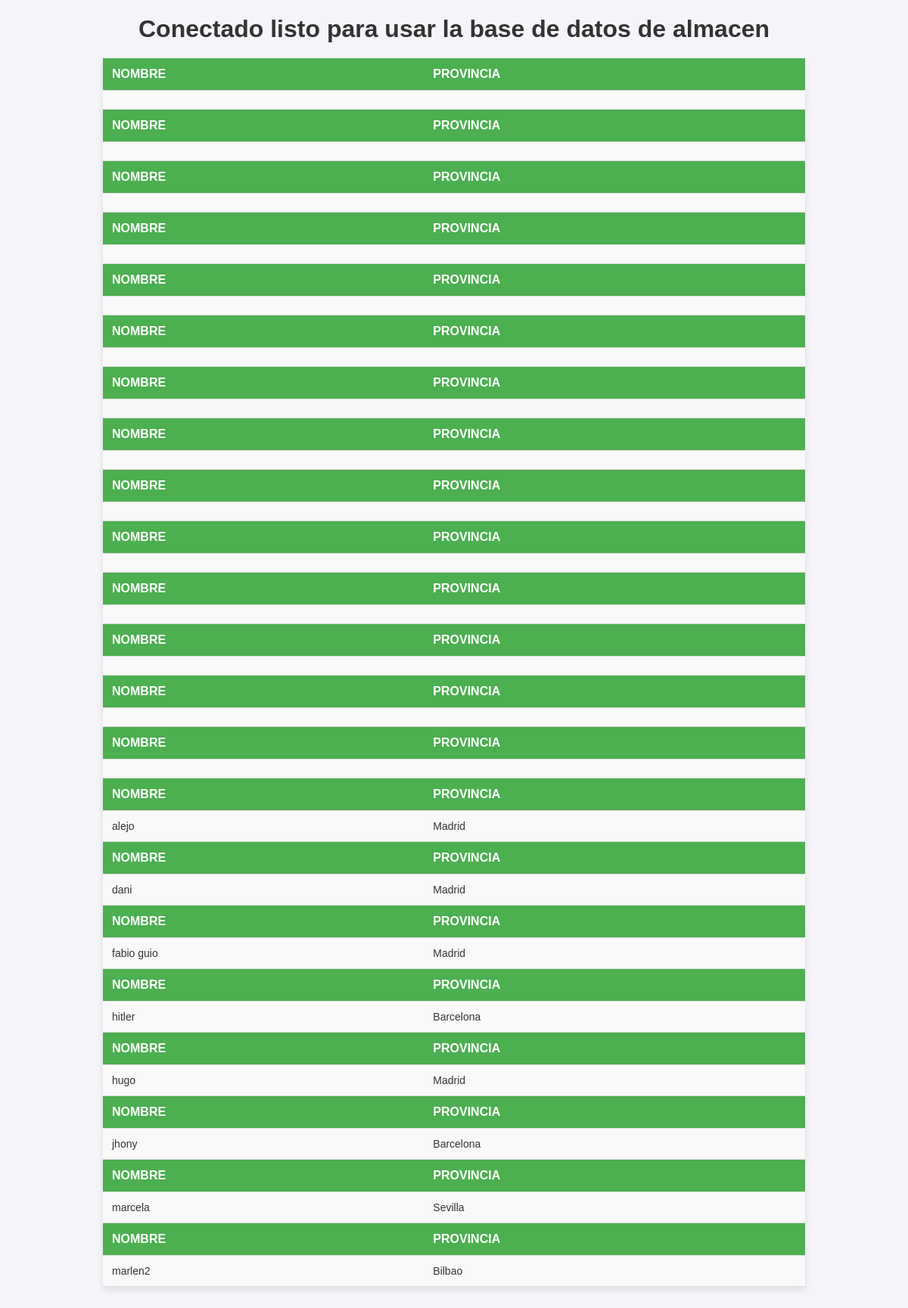
The app's page /consulta3.php with its own data.
### tables this page shows
CREATE TABLE `compania` (
  `nombre` varchar(75) DEFAULT NULL,
  `Edad` int(100) DEFAULT NULL,
  `Fecha` date DEFAULT NULL,
  `VIP` text,
  `Provincia` varchar(20) DEFAULT NULL
);

### consulta3.php (the view, shortened to what this page needs)
<html>
	<head>
	</head>
	<body>
	<?php
		include 'conexion2.php';
		$consulta = $conexion2 -> query("SELECT nombre, Provincia FROM compania ORDER BY nombre ASC;") or die ("Ha fallado la conexión");
			while ( $registro = $consulta -> fetch_assoc() ) {
				echo '<table>'.
				"<th>nombre</th>
				 <th>Provincia</th>".
				"<tr>".
				"<td>".$registro['nombre']."</td>".
				"<td>".$registro['Provincia']."</td>".
			    "</tr>".
			    "</table>";
               }
	?>
	<br>
	</body>
	</html>

### consulta3.php (style rules this page uses)
body { font-family: Arial, sans-serif; background-color: #f4f4f9; margin: 0; padding: 20px; color: #333; }
table { width: 80%; margin: 0 auto; border-collapse: collapse; background-color: #fff; box-shadow: 0 4px 8px rgba(0, 0, 0, 0.1); }
th, td { padding: 12px; text-align: left; border-bottom: 1px solid #ddd; }
th { background-color: #4CAF50; color: white; text-transform: uppercase; font-size: 16px; }
td { font-size: 14px; }
tr:nth-child(even) { background-color: #f9f9f9; }

### records on screen
compania: nombre "alejo", Provincia "Madrid"
compania: nombre "dani", Provincia "Madrid"
compania: nombre "fabio guio", Provincia "Madrid"
compania: nombre "hitler", Provincia "Barcelona"
compania: nombre "hugo", Provincia "Madrid"
compania: nombre "jhony", Provincia "Barcelona"
compania: nombre "marcela", Provincia "Sevilla"
compania: nombre "marlen2", Provincia "Bilbao"
